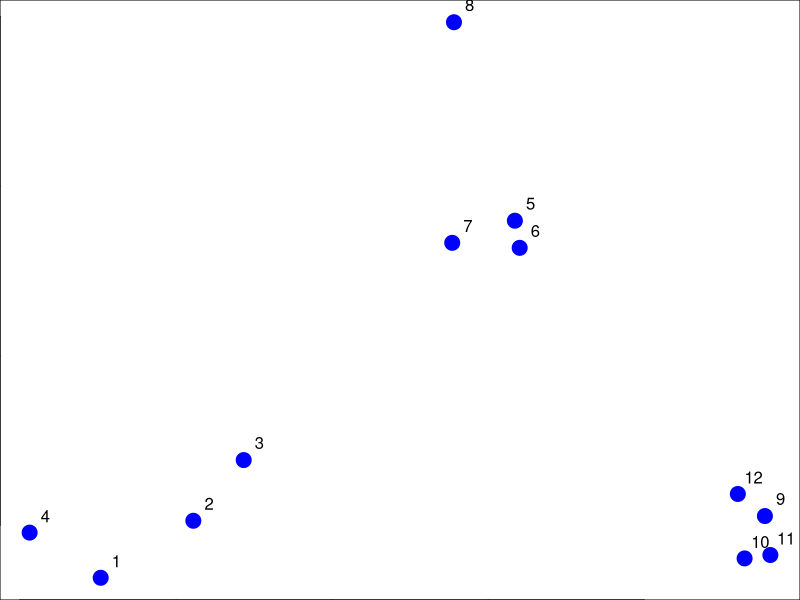
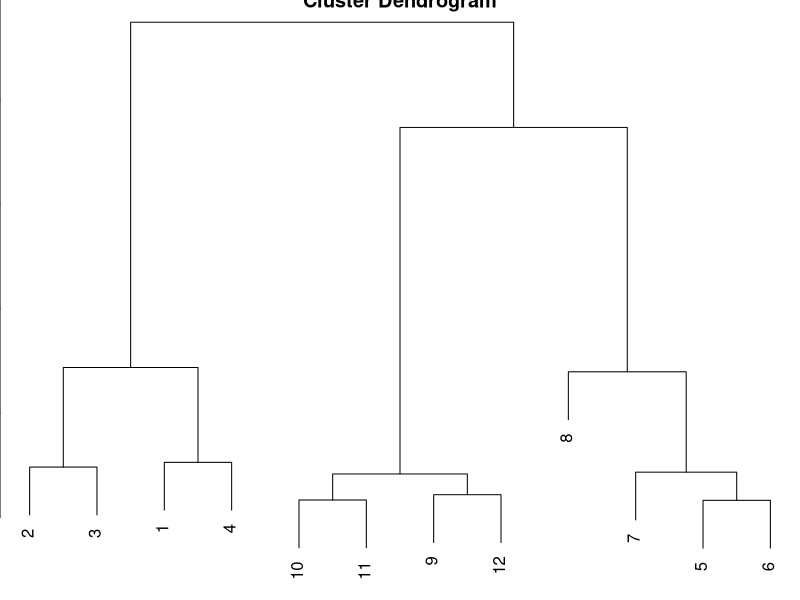
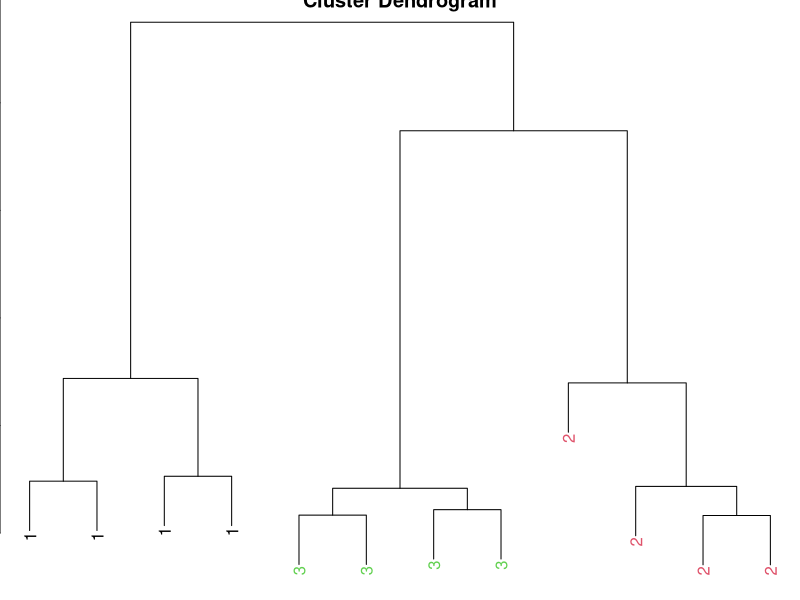
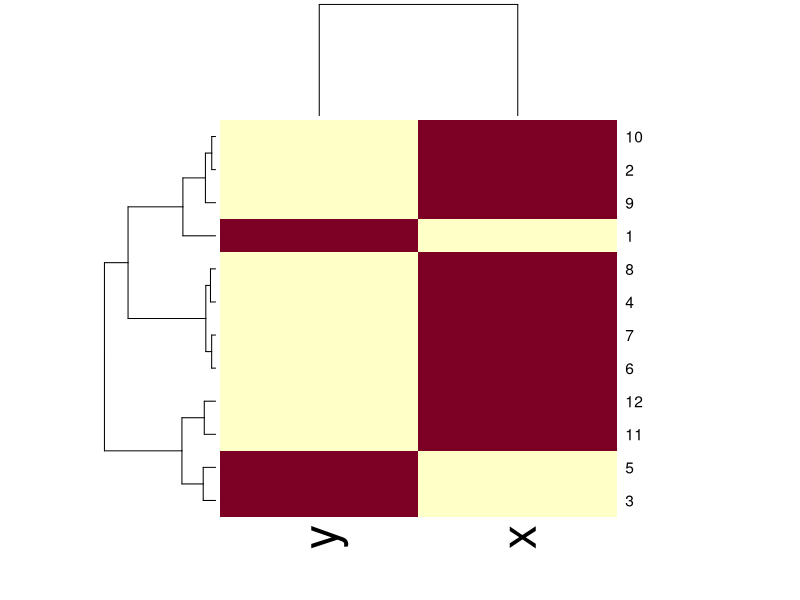
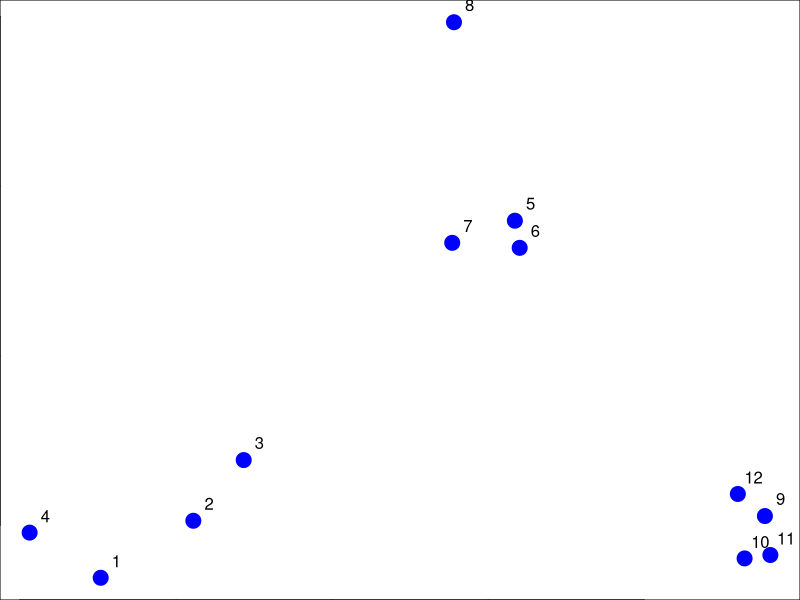
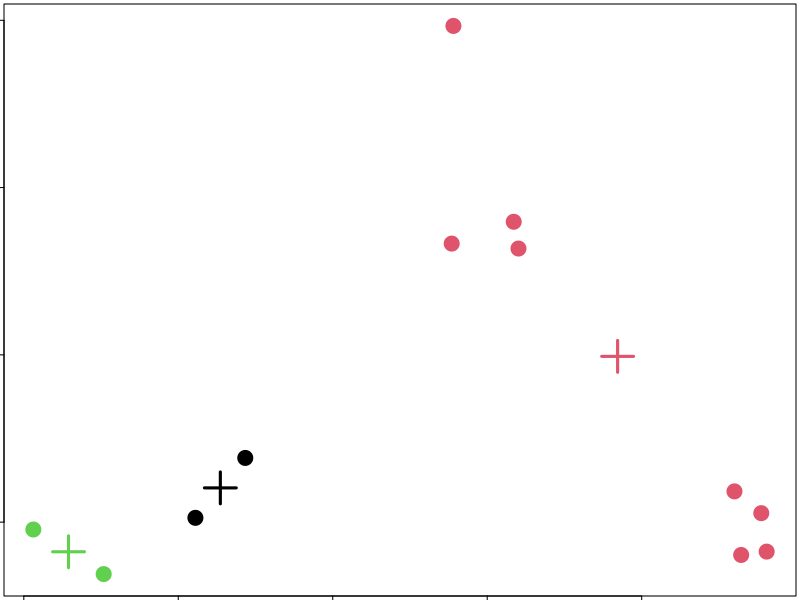
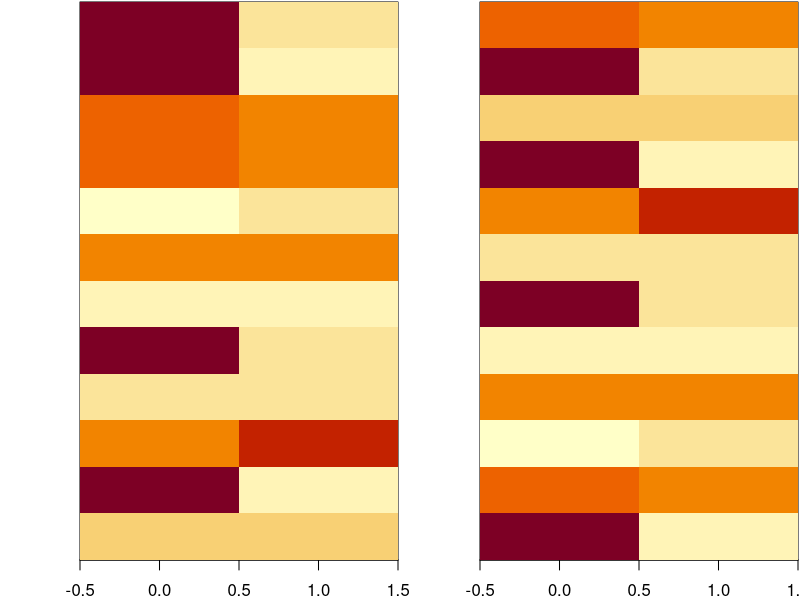

These figures' R source, in order:
set.seed(1234)
par(mar = c(0,0,0,0))
x = rnorm(12, mean = rep(1:3, each = 4), sd = 0.2)
y = rnorm(12, mean = rep(c(1,2,1), each =4), sd = 0.2)
plot(x,y, col = "blue", pch = 19, cex = 2)
text(x + 0.05, y + 0.05, labels =as.character(1:12))

dataFrame = data.frame(x =x, y =y)
distxy <- dist(dataFrame) # default is the euclidean distance
hClustering = hclust(distxy)
plot(hClustering)

## ======= myplclust ======
myplclust <- function(hclust, lab = hclust$labels, lab.col = rep(1, length(hclust$labels)),
                      hang = 0.1, ...) {
    ## modifiction of plclust for plotting hclust objects *in colour*! Copyright
    ## Eva KF Chan 2009 Arguments: hclust: hclust object lab: a character vector
    ## of labels of the leaves of the tree lab.col: colour for the labels;
    ## NA=default device foreground colour hang: as in hclust & plclust Side
    ## effect: A display of hierarchical cluster with coloured leaf labels.
    y <- rep(hclust$height, 2)
    x <- as.numeric(hclust$merge)
    y <- y[which(x < 0)]
    x <- x[which(x < 0)]
    x <- abs(x)
    y <- y[order(x)]
    x <- x[order(x)]
    plot(hclust, labels = FALSE, hang = hang, ...)
    text(x = x, y = y[hclust$order] - (max(hclust$height) * hang), labels = lab[hclust$order],
         col = lab.col[hclust$order], srt = 90, adj = c(1, 0.5), xpd = NA, ...)
}


## ======
dataFrame <- data.frame(x = x, y = y)
distxy <- dist(dataFrame)
hClustering <- hclust(distxy)
myplclust(hClustering, lab = rep(1:3, each = 4), lab.col = rep(1:3, each = 4))

# Many other options http://gallery.r-enthusiasts.com/RGraphGallery.php?graph=79

## ===== hatmap()  ====== 
dataFrame <- data.frame(x = x, y = y)
set.seed(143)
dataMatrix <- as.matrix(dataFrame)[sample(1:12), ]
heatmap(dataMatrix)

## ====== K-means Clustering ====== 

set.seed(1234)
par(mar = c(0,0,0,0))
x = rnorm(12, mean = rep(1:3, each = 4), sd = 0.2)
y = rnorm(12, mean = rep(c(1,2,1), each =4), sd = 0.2)
plot(x,y, col = "blue", pch = 19, cex = 2)
text(x + 0.05, y + 0.05, labels =as.character(1:12))

dataFrame <- data.frame(x, y)
kmeansObj <- kmeans(dataFrame, centers = 3) 
names(kmeansObj)

kmeansObj$cluster
kmeansObj$centers
kmeansObj$totss
kmeansObj$size
kmeansObj$iter

par(mar = rep(0.2, 4))
plot(x, y, col = kmeansObj$cluster, pch = 19, cex = 2) 
points(kmeansObj$centers, col = 1:3, pch = 3, cex = 3, lwd = 3)

# heatmaps and k-means

set.seed(1234)
dataMatrix <- as.matrix(dataFrame)[sample(1:12), ] 
kmeansObj2 <- kmeans(dataMatrix, centers = 3)
par(mfrow = c(1, 2), mar = c(2, 4, 0.1, 0.1))
image(t(dataMatrix)[, nrow(dataMatrix):1], yaxt = "n") 
image(t(dataMatrix)[, order(kmeansObj$cluster)], yaxt = "n")


